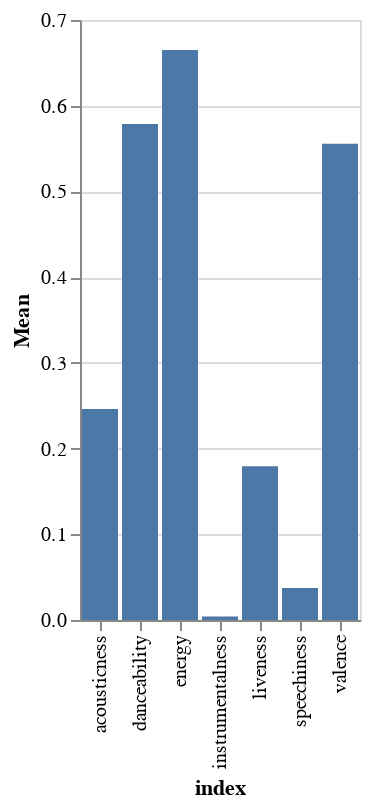

The notebook cell saved with this chart:
### Code cell
audioFeaturesDF = pd.read_csv('./Data/mikeydays/country/SongFeatures.csv')
viz = Vizualization.Viz()
viz.graphMeans(audioFeaturesDF)

### Figure 1 — Vega-Lite specification as saved in the notebook (floating-point values rounded to 4 significant figures)
{"config": {"view": {"continuousWidth": 400, "continuousHeight": 300}}, "data": {"name": "data-f60b118dbff98c99074e9072bc7e6474"}, "mark": "bar", "encoding": {"x": {"type": "nominal", "field": "index"}, "y": {"type": "quantitative", "field": "Mean"}}, "$schema": "https://vega.github.io/schema/vega-lite/v4.8.1.json", "datasets": {"data-f60b118dbff98c99074e9072bc7e6474": [{"index": "acousticness", "Mean": 0.2462}, {"index": "danceability", "Mean": 0.5785}, {"index": "energy", "Mean": 0.6651}, {"index": "instrumentalness", "Mean": 0.004053}, {"index": "liveness", "Mean": 0.1795}, {"index": "speechiness", "Mean": 0.03741}, {"index": "valence", "Mean": 0.5558}]}}
